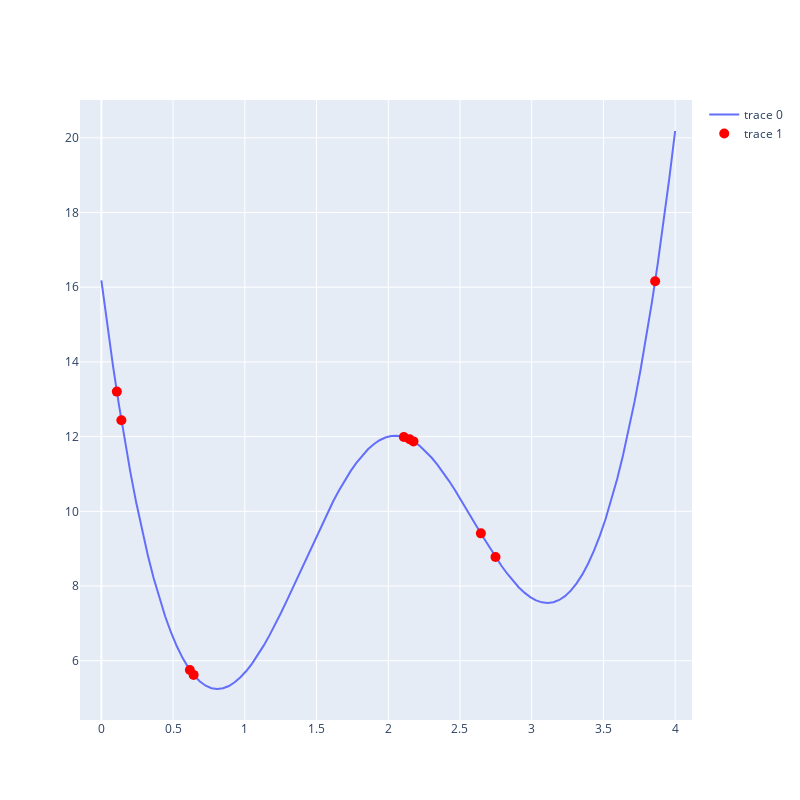

This figure's notebook cell:
### Code cell
# random initial guess
guesses = np.random.uniform(0, 4, 10)

# plot the guesses
fig.add_trace(go.Scatter(x=guesses, y=b(guesses), mode='markers', marker=dict(size=10, color='red')))
fig.show()
